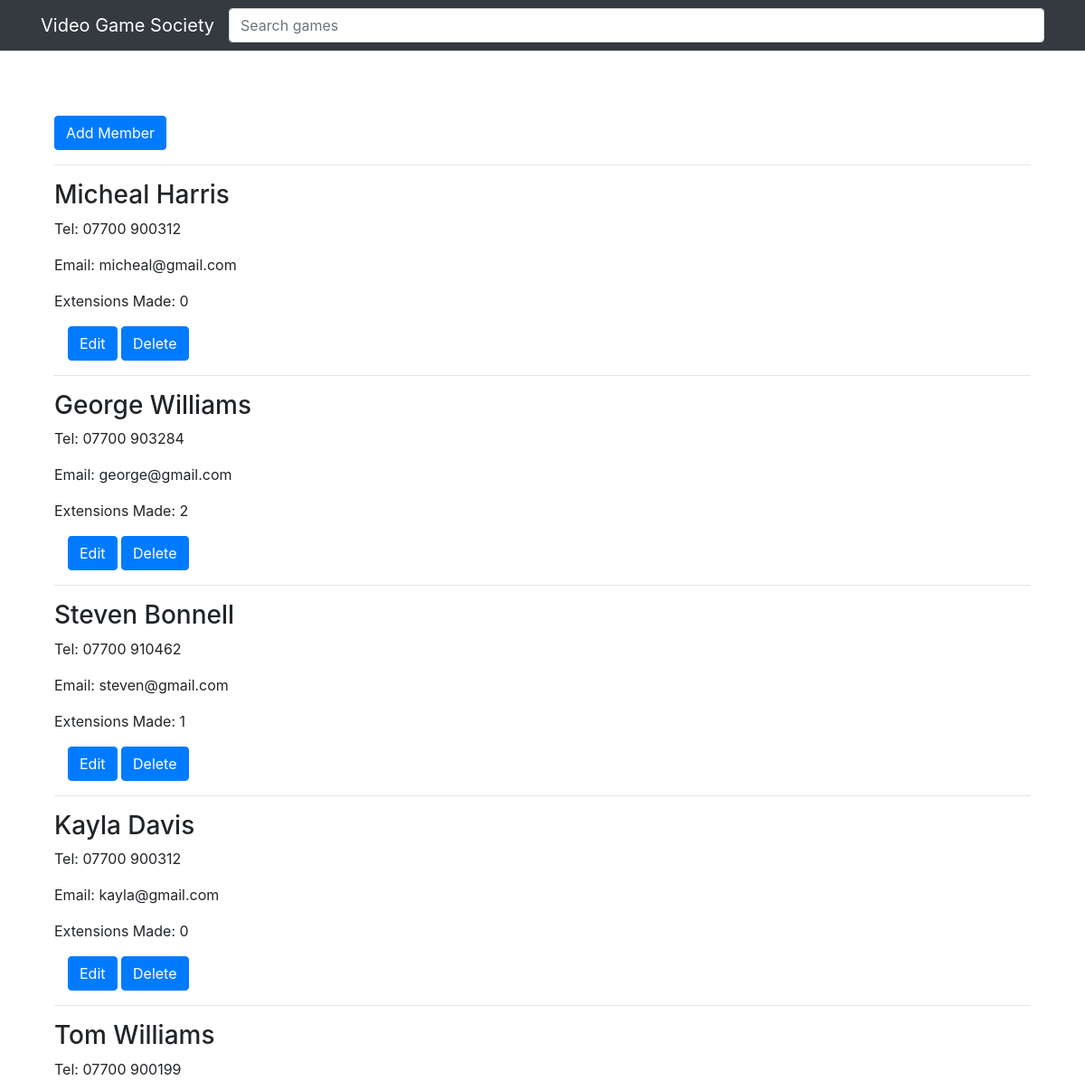
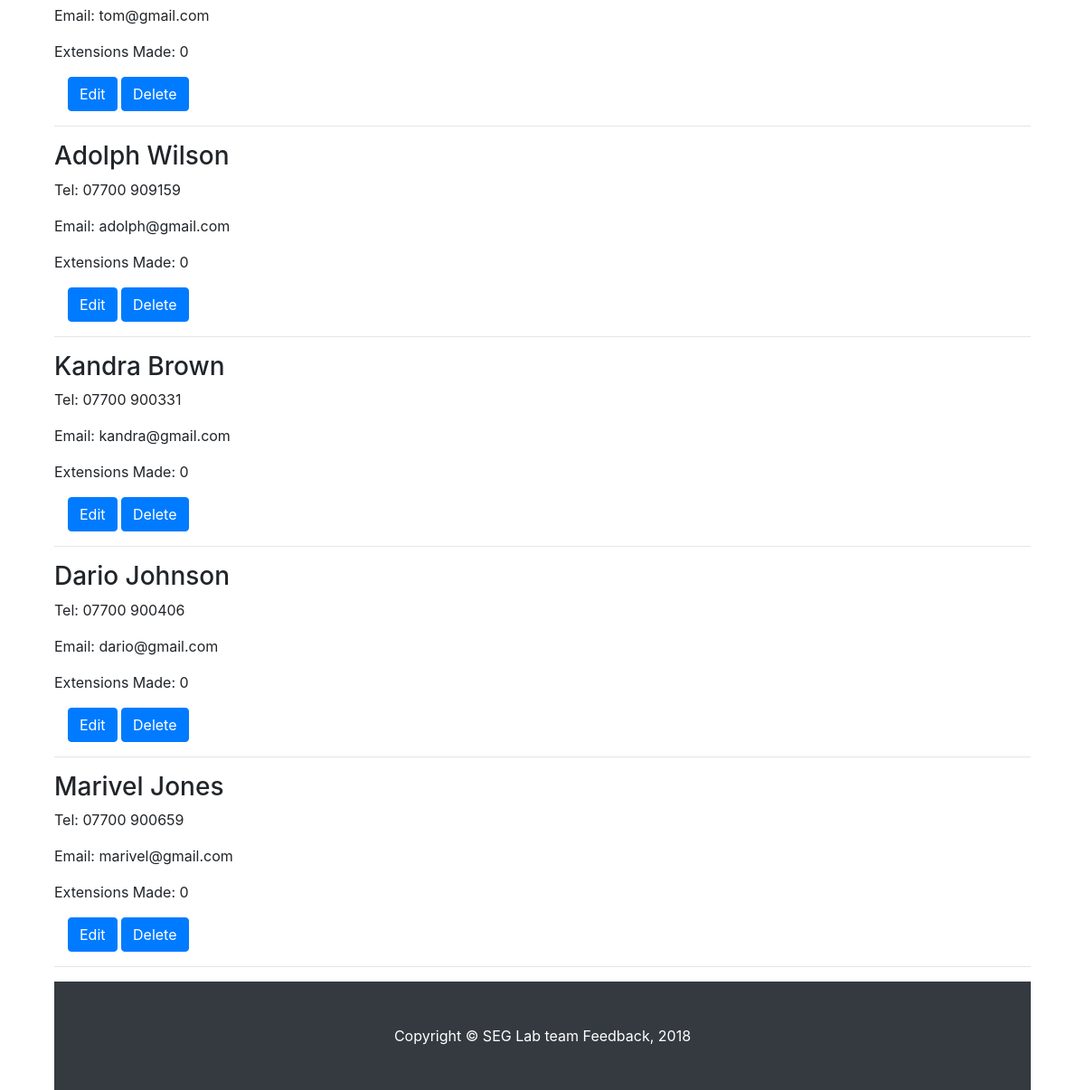
Screenshot of /public/members/index.php with the database file from the repository (2 pictures, top to bottom).
### tables this page shows
CREATE TABLE Members(
 Member_ID INT NOT NULL AUTO_INCREMENT,
 Name VARCHAR(64) NOT NULL,
 Tel VARCHAR(15),
 Email VARCHAR(254),
 Extensions_Made INT NOT NULL,

 PRIMARY KEY (Member_ID)
);

### private/functions.php (called while the page is built, shortened)
<?php
function url_for($script_path) {
  if($script_path[0] != '/') {
    $script_path = "/" . $script_path;
  }
  return WWW_ROOT . $script_path;
}
function u($string="") {
  return urlencode($string);
}
function h($string="") {
  return htmlspecialchars($string);
}
?>

### private/db_functions.php (called while the page is built, shortened)
<?php
  function find_all_members() {
        global $db;
        $sql = "SELECT * FROM Members ";
        $sql .= "ORDER BY Member_ID DESC";
        $result = mysqli_query($db, $sql);
    return $result;
  }
?>

### public/members/index.php (the view)
<?php require_once('../../private/initialize.php'); ?>
<?php include(SHARED_PATH . '/header.php'); ?>
     <div class="actions">
     <br>
        <a class="btn btn-primary" href="./new.php">Add Member</a>
    </div>
    <hr/>
    <?php
    if(is_post_request()) {
       $input = $_POST['searchValue'] ?? '';
       $sql = "SELECT * FROM Members ";
       $sql .= "WHERE Title like '%$input%' || Genre like '%$input%' || Description like '%$input%'";
       $sql .= "ORDER BY Member_ID DESC";
       $result = mysqli_query($db, $sql);
       confirm_result_set($result);
       if($input == '')
            $result = find_all_members();
    }else  $result = find_all_members();
    ?>
    <?php while($member = mysqli_fetch_assoc($result)){ ?>
      <div class="row">
        <div class="col-md-6">
          <h3><?php echo h($member['Name']); ?></h3>
          <p>Tel: <?php echo ($member['Tel']) ?></p>
          <p>Email: <?php echo ($member['Email']) ?></p>
          <p>Extensions Made: <?php echo ($member['Extensions_Made']) ?></p>
          <div class= "col">
                <a class="btn btn-primary" href="<?php echo url_for('./members/edit.php?id=' . h(u($member['member_ID']))); ?>">Edit</a>
                <a class="btn btn-primary" href="<?php echo url_for('./members/delete.php?id=' . h(u($member['member_ID']))); ?>">Delete</a>
          </div>
        </div>
      </div>
    <hr/>
    <?php }?>
<?php include(SHARED_PATH . '/footer.php'); ?>

### private/shared/header.php (shortened to what this page needs)
<!doctype html>
<html lang="en">
  <head>
    <link href="../../public/css/games.css" rel="stylesheet">
    <link href=" /gameList.css" rel="stylesheet">
  </head>
  <body>
    <form action="<?php echo url_for('../../VGS/public/games/index.php'); ?>" method="post">
    <nav class="navbar navbar-expand-lg navbar-dark bg-dark fixed-top">
      <div class="container">
        <a class="navbar-brand" href="../../public/games/index.php">Video Game Society</a>
            <input class="form-control" type="text" name="searchValue" placeholder="Search games" aria-label="Search">
      </div>
    </nav>
    </form>
    <br><br>
    <body>

### private/shared/footer.php
    </body>
    <footer class="py-5 bg-dark">
      <div class="container">
        <p class="m-0 text-center text-white">Copyright &copy; SEG Lab team Feedback, 2018</p>
      </div>
    </footer>
  </body>
</html>

### public/css/gameList.css (style rules this page uses)
body { padding-top: 54px; }
@media (min-width: 992px) { body { padding-top: 56px; } }

### private/shared/header.php (style rules this page uses)
body { width:90%; margin: 0 auto; }

### rows the page displays
members: Name "Micheal Harris", Tel "07700 900312", Email "micheal@gmail.com", Extensions_Made "0"
members: Name "George Williams", Tel "07700 903284", Email "george@gmail.com", Extensions_Made "2"
members: Name "Steven Bonnell", Tel "07700 910462", Email "steven@gmail.com", Extensions_Made "1"
members: Name "Kayla Davis", Tel "07700 900312", Email "kayla@gmail.com", Extensions_Made "0"
members: Name "Tom Williams", Tel "07700 900199", Email "tom@gmail.com", Extensions_Made "0"
members: Name "Adolph Wilson", Tel "07700 909159", Email "adolph@gmail.com", Extensions_Made "0"
members: Name "Kandra Brown", Tel "07700 900331", Email "kandra@gmail.com", Extensions_Made "0"
members: Name "Dario Johnson", Tel "07700 900406", Email "dario@gmail.com", Extensions_Made "0"
members: Name "Marivel Jones", Tel "07700 900659", Email "marivel@gmail.com", Extensions_Made "0"
